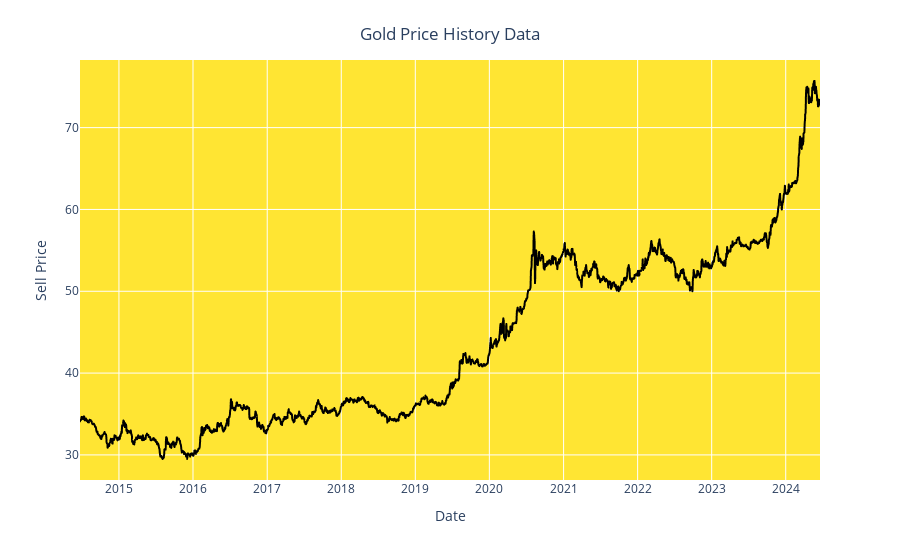

Notebook cell for this chart:
### Code cell
fig = px.line(y=df_pnj.sell, x=df_pnj.date)
fig.update_traces(line_color='black') 
fig.update_layout(xaxis_title="Date", 
                  yaxis_title="Sell Price",
                  title={'text': "Gold Price History Data", 'y':0.95, 'x':0.5, 'xanchor':'center', 'yanchor':'top'},
                  plot_bgcolor='rgba(255,223,0,0.8)')

### Figure 1 — Plotly figure (JSON) as saved in the notebook; plotly's stock layout.template omitted (floating-point values rounded to 4 significant figures; data arrays with more than 128 entries replaced by an {"elided": "..."} marker saying what was removed)
{"data": [{"hovertemplate": "x=%{x}<br>y=%{y}<extra></extra>", "legendgroup": "", "line": {"color": "black", "dash": "solid"}, "marker": {"symbol": "circle"}, "mode": "lines", "name": "", "showlegend": false, "type": "scattergl", "x": {"elided": "3042 str values"}, "xaxis": "x", "y": {"elided": "3042 float values"}, "yaxis": "y"}], "layout": {"autosize": true, "legend": {"tracegroupgap": 0}, "margin": {"t": 60}, "plot_bgcolor": "rgba(255,223,0,0.8)", "title": {"text": "Gold Price History Data", "x": 0.5, "xanchor": "center", "y": 0.95, "yanchor": "top"}, "xaxis": {"anchor": "y", "autorange": true, "domain": [0, 1], "range": ["2014-06-23", "2024-06-18"], "title": {"text": "Date"}, "type": "date"}, "yaxis": {"anchor": "x", "autorange": true, "domain": [0, 1], "range": [26.93, 78.27], "title": {"text": "Sell Price"}, "type": "linear"}}}
